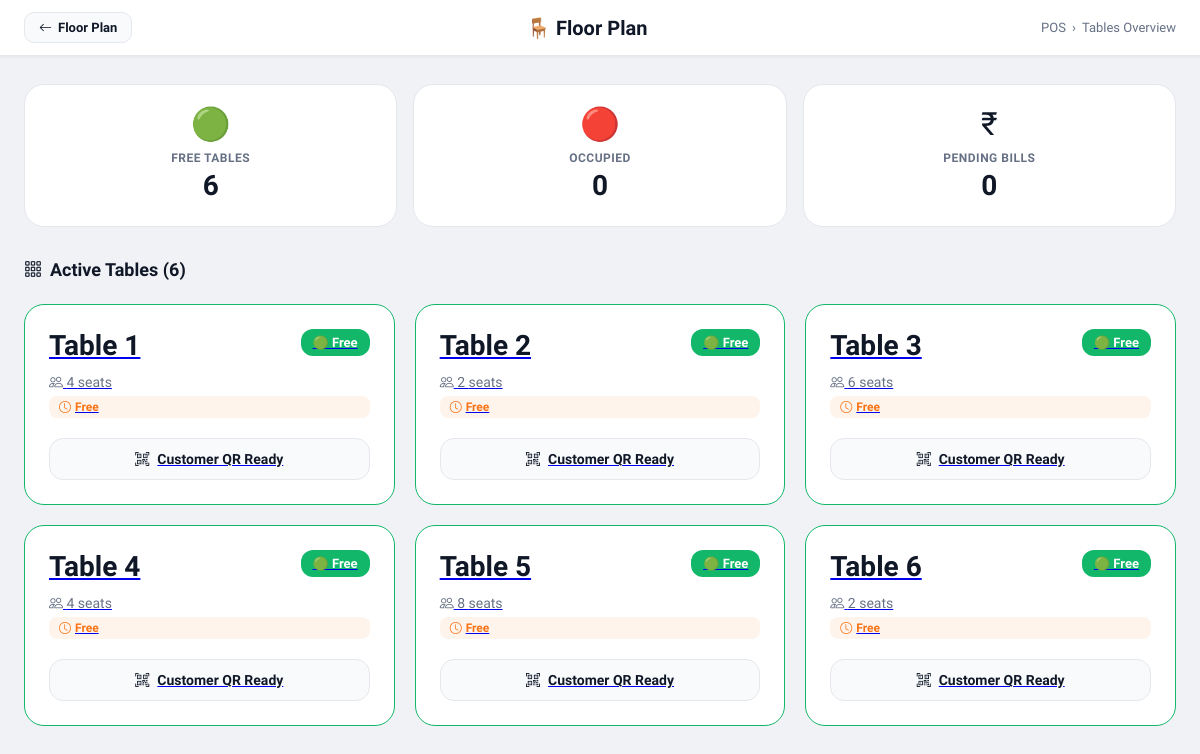
Screenshot of /pos/tables.php (signed in) with the database file from the repository.
### tables this page shows
CREATE TABLE `restaurant_tables` (
  `id` int(11) NOT NULL,
  `table_number` varchar(20) NOT NULL,
  `seats` int(11) NOT NULL,
  `status` enum('free','occupied') DEFAULT 'free',
  `active` enum('yes','no') DEFAULT 'yes',
  `created_at` timestamp NOT NULL DEFAULT current_timestamp(),
  `occupied_at` datetime DEFAULT NULL
);

### pos/tables.php (the view, shortened to what this page needs)
<?php
include("../config/db.php");
$stmt = mysqli_prepare($conn, "SELECT * FROM restaurant_tables WHERE active='yes' ORDER BY table_number ASC");
mysqli_stmt_execute($stmt);
$result = mysqli_stmt_get_result($stmt);
$tables = [];
while ($row = mysqli_fetch_assoc($result)) {
    $tid = $row['id'];
    $unpaid_check = mysqli_query($conn, "SELECT SUM(total_amount) as pending FROM orders WHERE table_id=$tid AND status NOT IN ('paid')");
    $row['pending_amount'] = mysqli_fetch_assoc($unpaid_check)['pending'] ?? 0;
    if ($row['status'] === 'occupied' && $row['occupied_since']) {
        $elapsed = time() - strtotime($row['occupied_since']);
        $h = floor($elapsed / 3600);
        $m = floor(($elapsed % 3600) / 60);
        $row['occupied_time'] = $h > 0 ? "{$h}h {$m}m" : "{$m}m";
    } else {
        $row['occupied_time'] = 'Free';
    }
    $tables[] = $row;
}
?>
<!DOCTYPE html>
<html lang="en">
<head>
<link href="https://cdn.jsdelivr.net/npm/bootstrap-icons@1.11.3/font/bootstrap-icons.css" rel="stylesheet">
</head>
<body>
<div class="topbar">
  <a class="back-btn" href="index.php"><i class="bi bi-arrow-left"></i> Floor Plan</a>
  <div class="topbar-title">🪑 Floor Plan</div>
  <div class="breadcrumb">
    <span>POS</span><span>›</span>
    <span class="active">Tables Overview</span>
  </div>
</div>
<div class="page">
  <?php
  $free_count = 0; $occupied_count = 0; $pending_total = 0;
  foreach ($tables as $t) {
      if ($t['status'] === 'free') $free_count++;
      else $occupied_count++;
  }
  ?>
  <div class="stats-bar">
    <div class="stat-card stat-free">
      <div class="stat-icon">🟢</div>
      <div class="stat-label">Free Tables</div>
      <div class="stat-value"><?php echo $free_count; ?></div>
    </div>
    <div class="stat-card stat-occupied">
      <div class="stat-icon">🔴</div>
      <div class="stat-label">Occupied</div>
      <div class="stat-value"><?php echo $occupied_count; ?></div>
    </div>
    <div class="stat-card">
      <div class="stat-icon">₹</div>
      <div class="stat-label">Pending Bills</div>
      <div class="stat-value"><?php echo number_format($pending_total, 0); ?></div>
    </div>
  </div>
  <h1 class="card-title"><i class="bi bi-grid-3x3-gap"></i> Active Tables (<?php echo count($tables); ?>)</h1>
  <?php if (empty($tables)): ?>
    <div class="empty-state">
      <i class="bi bi-table"></i>
      <h3>No Active Tables</h3>
      <p>Add tables from <a href="../admin/tables.php">Admin → Tables</a></p>
    </div>
  <?php else: ?>
    <div class="floor-grid">
      <?php foreach ($tables as $table): ?>
        <a href="<?php echo $table['pending_amount'] > 0 ? 'table_bill.php?table_id=' . $table['id'] : '#'; ?>"
           class="table-card <?php echo $table['status']; ?>"
           title="Table <?php echo $table['table_number']; ?>">
          <div class="table-header">
            <div class="table-number"><?php echo htmlspecialchars($table['table_number']); ?></div>
            <div class="table-status status-<?php echo $table['status']; ?>">
              <?php echo $table['status'] === 'free' ? '🟢 Free' : '🔴 Occupied'; ?>
            </div>
          </div>
          <div class="table-details">
            <div><i class="bi bi-people"></i> <?php echo $table['seats']; ?> seats</div>
            <div class="time-badge">
              <i class="bi bi-clock"></i>
              <?php echo $table['occupied_time']; ?>
            </div>
          </div>
          <div class="table-actions">
            <?php if ($table['pending_amount'] > 0): ?>
              <div class="btn btn-pay">
                <i class="bi bi-credit-card"></i> Pay ₹<?php echo number_format($table['pending_amount'], 0); ?>
              </div>
            <?php else: ?>
              <div class="btn btn-qr">
                <i class="bi bi-qr-code-scan"></i> Customer QR Ready
              </div>
            <?php endif; ?>
          </div>
        </a>
      <?php endforeach; ?>
    </div>
  <?php endif; ?>
</div>
</body>
</html>

### pos/tables.php (style rules this page uses)
*,*::before,*::after { margin:0;padding:0;box-sizing:border-box; }
:root { --bg:#F0F2F5; --surface:#FFF; --surface2:#F8FAFC; --border:#E4E7EC; --text:#101828; --text2:#667085; --primary:#F97316; --primary-dark:#EA6C0A; --primary-dim:rgba(249,115,22,0.08); --green:#12B76A; --red:#EF4444; --amber:#F59E0B; }
body { font-family:'Plus Jakarta Sans',sans-serif;background:var(--bg);color:var(--text); }
.topbar { background:var(--surface);border-bottom:1px solid var(--border);height:56px;padding:0 24px;display:flex;align-items:center;justify-content:space-between;box-shadow:0 1px 3px rgba(0,0,0,0.06);position:sticky;top:0;z-index:50; }
.back-btn { display:flex;align-items:center;gap:6px;text-decoration:none;background:var(--surface2);border:1px solid var(--border);padding:7px 14px;border-radius:10px;font-size:13px;font-weight:700;color:var(--text);transition:0.15s; }
.topbar-title { font-size:20px;font-weight:800; }
.breadcrumb { display:flex;align-items:center;gap:6px;font-size:13px;color:var(--text2); }
.page { max-width:1400px;margin:0 auto;padding:28px 24px; }
.card-title { font-size:18px;font-weight:800;margin-bottom:24px;display:flex;align-items:center;gap:8px; }
.stats-bar { display:grid;grid-template-columns:repeat(auto-fit,minmax(200px,1fr));gap:16px;margin-bottom:32px; }
.stat-card { background:var(--surface);border:1px solid var(--border);border-radius:20px;padding:20px;text-align:center;transition:0.2s; }
.stat-icon { font-size:32px;margin-bottom:8px; }
.stat-free .stat-icon { color:var(--green); }
.stat-occupied .stat-icon { color:var(--amber); }
.stat-label { font-size:12px;color:var(--text2);text-transform:uppercase;letter-spacing:0.5px;font-weight:700; }
.stat-value { font-size:28px;font-weight:800;margin:4px 0; }
.floor-grid { display:grid;grid-template-columns:repeat(auto-fill,minmax(280px,1fr));gap:20px; }
.table-card { background:var(--surface);border:1px solid var(--border);border-radius:20px;padding:24px;transition:0.2s;cursor:pointer;overflow:hidden;position:relative; }
.table-card.free { border-color:var(--green); }
.table-header { display:flex;align-items:flex-start;justify-content:space-between;margin-bottom:12px; }
.table-number { font-size:28px;font-weight:800;color:var(--text); }
.table-status { display:flex;align-items:center;gap:6px;padding:6px 12px;border-radius:12px;font-size:13px;font-weight:700; }
.status-free { background:var(--green);color:white; }
.table-details { display:flex;flex-direction:column;gap:6px;color:var(--text2);font-size:14px; }
.time-badge { display:inline-flex;align-items:center;gap:4px;background:var(--primary-dim);color:var(--primary);padding:4px 10px;border-radius:8px;font-size:12px;font-weight:600; }
.table-actions { margin-top:20px;display:flex;flex-direction:column;gap:10px; }
.btn { padding:12px 20px;border:none;border-radius:14px;font-family:'Plus Jakarta Sans',sans-serif;font-size:14px;font-weight:700;cursor:pointer;transition:0.18s;text-decoration:none;display:inline-flex;align-items:center;gap:8px;justify-content:center; }
.btn-qr { background:var(--surface2);border:1px solid var(--border);color:var(--text);width:100%; }

### rows the page displays
restaurant_tables: table_number "Table 1", status "🟢 Free", seats "4", occupied_time "Free"
restaurant_tables: table_number "Table 2", status "🟢 Free", seats "2", occupied_time "Free"
restaurant_tables: table_number "Table 3", status "🟢 Free", seats "6", occupied_time "Free"
restaurant_tables: table_number "Table 4", status "🟢 Free", seats "4", occupied_time "Free"
restaurant_tables: table_number "Table 5", status "🟢 Free", seats "8", occupied_time "Free"
restaurant_tables: table_number "Table 6", status "🟢 Free", seats "2", occupied_time "Free"

### other values shown
$free_count "6"
$occupied_count "0"
$pending_total "0"
count($tables) "6"
